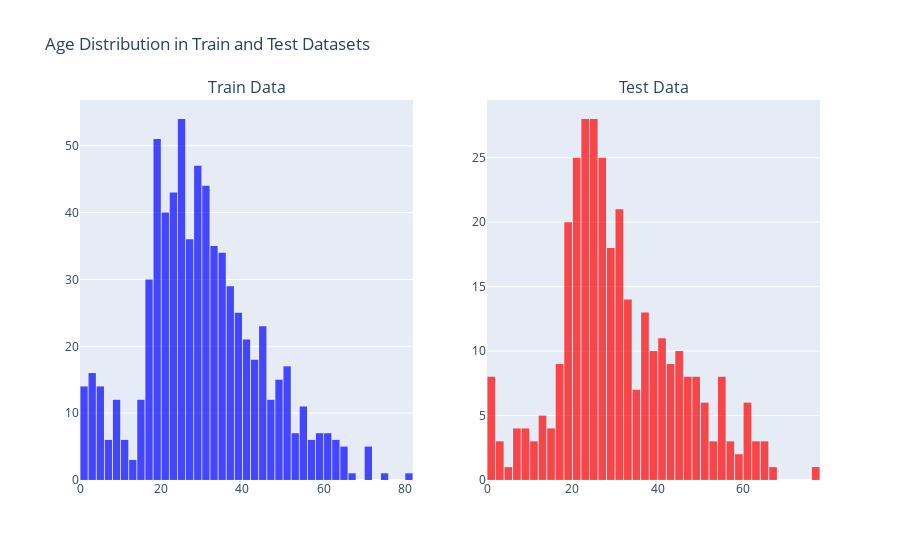

Notebook code cell kept with this figure:
### Code cell
# Visualise age distribution in train and test sets
fig = make_subplots(rows=1, cols=2, subplot_titles=("Train Data", "Test Data"))
fig.add_trace(
    go.Histogram(x=train["Age"], nbinsx=50, name="Train", marker=dict(color='blue'), opacity=0.7),
    row=1, col=1
)
fig.add_trace(
    go.Histogram(x=test["Age"], nbinsx=50, name="Test", marker=dict(color='red'), opacity=0.7),
    row=1, col=2
)
fig.update_layout(
    title_text="Age Distribution in Train and Test Datasets",
    showlegend=False,  # Set to True if you want legends
    bargap=0.1,
)
fig.show()

### Figure 1 — Plotly figure (JSON) as saved in the notebook; plotly's stock layout.template omitted (floating-point values rounded to 4 significant figures; data arrays with more than 128 entries replaced by an {"elided": "..."} marker saying what was removed)
{"data": [{"marker": {"color": "blue"}, "name": "Train", "nbinsx": 50, "opacity": 0.7, "type": "histogram", "x": {"elided": "891 float values"}, "xaxis": "x", "yaxis": "y"}, {"marker": {"color": "red"}, "name": "Test", "nbinsx": 50, "opacity": 0.7, "type": "histogram", "x": {"elided": "418 float values"}, "xaxis": "x2", "yaxis": "y2"}], "layout": {"annotations": [{"font": {"size": 16}, "showarrow": false, "text": "Train Data", "x": 0.225, "xanchor": "center", "xref": "paper", "y": 1, "yanchor": "bottom", "yref": "paper"}, {"font": {"size": 16}, "showarrow": false, "text": "Test Data", "x": 0.775, "xanchor": "center", "xref": "paper", "y": 1, "yanchor": "bottom", "yref": "paper"}], "bargap": 0.1, "showlegend": false, "title": {"text": "Age Distribution in Train and Test Datasets"}, "xaxis": {"anchor": "y", "domain": [0, 0.45]}, "xaxis2": {"anchor": "y2", "domain": [0.55, 1]}, "yaxis": {"anchor": "x", "domain": [0, 1]}, "yaxis2": {"anchor": "x2", "domain": [0, 1]}}}
